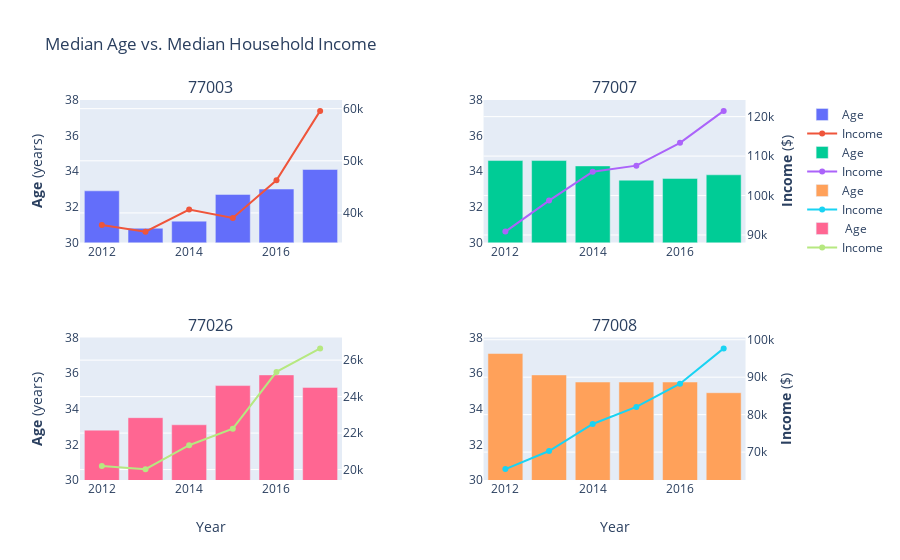

Source (notebook cell):
### Code cell
fig = make_subplots(rows=2, cols=2,
                    specs=[[{"secondary_y": True}, {"secondary_y": True}],
                           [{"secondary_y": True}, {"secondary_y": True}]],
                   subplot_titles=("77003", "77007", "77026", "77008"))

# Top left
fig.add_trace(
    go.Bar(x=df_77003.Year, y=df_77003['Median Age'], name="Age"),
    row=1, col=1, secondary_y=False)

fig.add_trace(
    go.Scatter(x=df_77003.Year, y=df_77003['Household Income'], name="Income"),
    row=1, col=1, secondary_y=True)

# Top right
fig.add_trace(
    go.Bar(x=df_77007.Year, y=df_77007['Median Age'], name="Age"),
    row=1, col=2, secondary_y=False)

fig.add_trace(
    go.Scatter(x=df_77007.Year, y=df_77007['Household Income'], name="Income"),
    row=1, col=2, secondary_y=True)

# Bottom right
fig.add_trace(
    go.Bar(x=df_77008.Year, y=df_77008['Median Age'], name="Age"),
    row=2, col=2, secondary_y=False)

fig.add_trace(
    go.Scatter(x=df_77008.Year, y=df_77008['Household Income'], name="Income"),
    row=2, col=2, secondary_y=True)

# Bottom left
fig.add_trace(
    go.Bar(x=df_77026.Year, y=df_77026['Median Age'], name=" Age"),
    row=2, col=1, secondary_y=False)

fig.add_trace(
    go.Scatter(x=df_77026.Year, y=df_77026['Household Income'], name="Income"),
    row=2, col=1, secondary_y=True)

fig.update_layout(
    title_text="Median Age vs. Median Household Income")

## Y-axis formatting
fig.update_yaxes(range=[30, 38], row=1, col=1,showgrid=False,
                 title_text="<b>Age</b> (years)",secondary_y=False)
fig.update_yaxes(range=[30, 38], row=1, col=2,showgrid=False,
                 secondary_y=False)
fig.update_yaxes(row=1, col=2,title_text="<b>Income</b> ($)",
                 secondary_y=True)
fig.update_yaxes(range=[30, 38],row=2, col=1,showgrid=False,
                 title_text="<b>Age</b> (years)", secondary_y=False)
fig.update_yaxes(range=[30, 38], row=2, col=2,showgrid=False,
                 secondary_y=False)
fig.update_yaxes(row=2, col=2,title_text="<b>Income</b> ($)",
                 secondary_y=True)
## X-axis formatting
fig.update_xaxes(title_text="Year", row=2, col=1)
fig.update_xaxes(title_text="Year", showgrid=False, row=2, col=2)

fig.show()

### Figure 1 — Plotly figure (JSON) as saved in the notebook; plotly's stock layout.template omitted (floating-point values rounded to 4 significant figures)
{"data": [{"name": "Age", "type": "bar", "x": [2012, 2013, 2014, 2015, 2016, 2017], "xaxis": "x", "y": [32.9, 30.8, 31.2, 32.7, 33, 34.1], "yaxis": "y"}, {"name": "Income", "type": "scatter", "x": [2012, 2013, 2014, 2015, 2016, 2017], "xaxis": "x", "y": [37664, 36412, 40647, 39039, 46267, 59575], "yaxis": "y2"}, {"name": "Age", "type": "bar", "x": [2012, 2013, 2014, 2015, 2016, 2017], "xaxis": "x2", "y": [34.6, 34.6, 34.3, 33.5, 33.6, 33.8], "yaxis": "y3"}, {"name": "Income", "type": "scatter", "x": [2012, 2013, 2014, 2015, 2016, 2017], "xaxis": "x2", "y": [90860, 98725, 106044, 107580, 113361, 121458], "yaxis": "y4"}, {"name": "Age", "type": "bar", "x": [2012, 2013, 2014, 2015, 2016, 2017], "xaxis": "x4", "y": [37.1, 35.9, 35.5, 35.5, 35.5, 34.9], "yaxis": "y7"}, {"name": "Income", "type": "scatter", "x": [2012, 2013, 2014, 2015, 2016, 2017], "xaxis": "x4", "y": [65457, 70293, 77512, 82058, 88248, 97690], "yaxis": "y8"}, {"name": " Age", "type": "bar", "x": [2012, 2013, 2014, 2015, 2016, 2017], "xaxis": "x3", "y": [32.8, 33.5, 33.1, 35.3, 35.9, 35.2], "yaxis": "y5"}, {"name": "Income", "type": "scatter", "x": [2012, 2013, 2014, 2015, 2016, 2017], "xaxis": "x3", "y": [20200, 20024, 21335, 22242, 25354, 26644], "yaxis": "y6"}], "layout": {"annotations": [{"font": {"size": 16}, "showarrow": false, "text": "77003", "x": 0.185, "xanchor": "center", "xref": "paper", "y": 1, "yanchor": "bottom", "yref": "paper"}, {"font": {"size": 16}, "showarrow": false, "text": "77007", "x": 0.755, "xanchor": "center", "xref": "paper", "y": 1, "yanchor": "bottom", "yref": "paper"}, {"font": {"size": 16}, "showarrow": false, "text": "77026", "x": 0.185, "xanchor": "center", "xref": "paper", "y": 0.375, "yanchor": "bottom", "yref": "paper"}, {"font": {"size": 16}, "showarrow": false, "text": "77008", "x": 0.755, "xanchor": "center", "xref": "paper", "y": 0.375, "yanchor": "bottom", "yref": "paper"}], "title": {"text": "Median Age vs. Median Household Income"}, "xaxis": {"anchor": "y", "domain": [0, 0.37]}, "xaxis2": {"anchor": "y3", "domain": [0.57, 0.94]}, "xaxis3": {"anchor": "y5", "domain": [0, 0.37], "title": {"text": "Year"}}, "xaxis4": {"anchor": "y7", "domain": [0.57, 0.94], "showgrid": false, "title": {"text": "Year"}}, "yaxis": {"anchor": "x", "domain": [0.625, 1], "range": [30, 38], "showgrid": false, "title": {"text": "<b>Age</b> (years)"}}, "yaxis2": {"anchor": "x", "overlaying": "y", "side": "right"}, "yaxis3": {"anchor": "x2", "domain": [0.625, 1], "range": [30, 38], "showgrid": false}, "yaxis4": {"anchor": "x2", "overlaying": "y3", "side": "right", "title": {"text": "<b>Income</b> ($)"}}, "yaxis5": {"anchor": "x3", "domain": [0, 0.375], "range": [30, 38], "showgrid": false, "title": {"text": "<b>Age</b> (years)"}}, "yaxis6": {"anchor": "x3", "overlaying": "y5", "side": "right"}, "yaxis7": {"anchor": "x4", "domain": [0, 0.375], "range": [30, 38], "showgrid": false}, "yaxis8": {"anchor": "x4", "overlaying": "y7", "side": "right", "title": {"text": "<b>Income</b> ($)"}}}}
